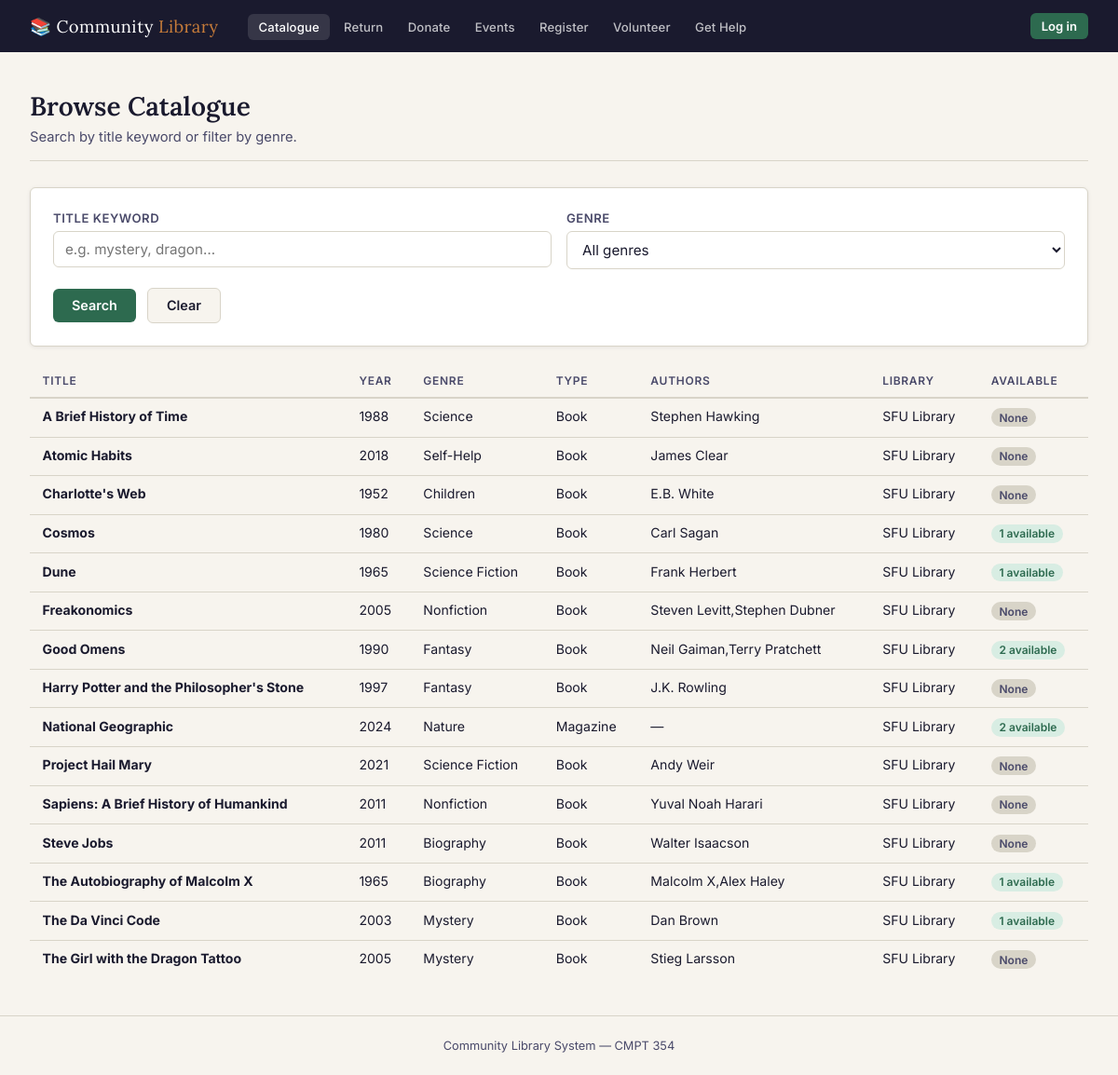
/items, run on the app's committed database.
### tables this page shows
CREATE TABLE Item (
    item_id               INTEGER PRIMARY KEY AUTOINCREMENT,
    title                 TEXT    NOT NULL,
    publication_year      INTEGER CHECK (publication_year BETWEEN 1000 AND 9999),
    genre                 TEXT,
    library_id            INTEGER NOT NULL REFERENCES Library(library_id) ON DELETE RESTRICT,
    type_id               INTEGER NOT NULL REFERENCES Type(type_id) ON DELETE RESTRICT,
    acquisition_status_id INTEGER NOT NULL REFERENCES Acquisition_Status(acquisition_status_id) ON DELETE RESTRICT
);

### library_webapp/app.py (the view)
@app.route("/items")
def items():
    keyword = request.args.get("keyword", "").strip()
    genre   = request.args.get("genre",   "").strip()
    sql = """
        SELECT i.item_id,
               i.title,
               i.publication_year AS year,
               i.genre,
               t.type_name        AS type,
               l.name             AS library,
               GROUP_CONCAT(DISTINCT au.first_name || ' ' || au.last_name) AS authors,
               COUNT(DISTINCT CASE WHEN cs.status_name = 'Available' THEN ic.item_copy_id END) AS copies_available
        FROM   Item i
        JOIN   Type              t  ON t.type_id               = i.type_id
        JOIN   Library           l  ON l.library_id            = i.library_id
        LEFT JOIN Written_By     wb ON wb.item_id              = i.item_id
        LEFT JOIN Author         au ON au.author_id            = wb.author_id
        LEFT JOIN Item_Copy      ic ON ic.item_id              = i.item_id
        LEFT JOIN Copy_Status    cs ON cs.copy_status_id       = ic.copy_status_id
        WHERE  1=1
    """
    params = []
    if keyword:
        sql += " AND i.title LIKE ?"
        params.append(f"%{keyword}%")
    if genre:
        sql += " AND i.genre LIKE ?"
        params.append(f"%{genre}%")
    sql += " GROUP BY i.item_id ORDER BY i.title"
    results = query(sql, params)
    genres  = [r[0] for r in query("SELECT DISTINCT genre FROM Item WHERE genre IS NOT NULL ORDER BY genre")]
    return render_template("items.html", results=results, genres=genres,
                           keyword=keyword, selected_genre=genre)

### library_webapp/app.py (called while the page is built, shortened)
def get_db():
    if "db" not in g:
        g.db = sqlite3.connect(DB_PATH)
        g.db.row_factory = sqlite3.Row
        g.db.execute("PRAGMA foreign_keys = ON;")
    return g.db

def query(sql, params=()):
    return get_db().execute(sql, params).fetchall()

@app.context_processor
def inject_globals():
    try:
        libraries = query("SELECT library_id, name FROM Library ORDER BY name")
        types     = query("SELECT type_id, type_name FROM Type ORDER BY type_name")
    except Exception:
        libraries, types = [], []
    current_member = None
    return dict(libraries=libraries, item_types=types, today=date.today().isoformat(),
                current_member=current_member)

### library_webapp/templates/items.html (shortened to what this page needs)
{% extends "base.html" %}
{% block content %}
<div class="page-header">
  <h1>Browse Catalogue</h1>
  <p>Search by title keyword or filter by genre.{% if current_member %} Click Borrow to check out an available copy.{% endif %}</p>
</div>
<div class="card">
  <form method="get">
    <div class="form-grid">
      <div class="form-group">
        <label for="keyword">Title keyword</label>
        <input type="text" id="keyword" name="keyword" value="{{ keyword }}" placeholder="e.g. mystery, dragon…">
      </div>
      <div class="form-group">
        <label for="genre">Genre</label>
        <select id="genre" name="genre">
          <option value="">All genres</option>
        </select>
      </div>
    </div>
    <div class="form-actions">
      <button type="submit" class="btn btn-primary">Search</button>
      <a href="{{ url_for('items') }}" class="btn btn-secondary">Clear</a>
    </div>
  </form>
</div>
{% if results %}
<div class="table-wrap">
  <table>
    <thead>
      <tr>
        <th>Title</th>
        <th>Year</th>
        <th>Genre</th>
        <th>Type</th>
        <th>Authors</th>
        <th>Library</th>
        <th>Available</th>
      </tr>
    </thead>
    <tbody>
      {% for r in results %}
      <tr>
        <td><strong>{{ r['title'] }}</strong></td>
        <td>{{ r['year'] or '—' }}</td>
        <td>{{ r['genre'] or '—' }}</td>
        <td>{{ r['type'] }}</td>
        <td>{{ r['authors'] or '—' }}</td>
        <td>{{ r['library'] }}</td>
        <td>
          {% if r['copies_available'] and r['copies_available'] > 0 %}
            <span class="badge badge-green">{{ r['copies_available'] }} available</span>
          {% else %}
            <span class="badge badge-grey">None</span>
          {% endif %}
        </td>
      </tr>
      {% endfor %}
    </tbody>
  </table>
</div>
{% elif request.args %}
<div class="empty-state">
  <p>No items matched your search. Try a different keyword or genre.</p>
</div>
{% endif %}
{% endblock %}

### library_webapp/templates/base.html (style rules this page uses)
*, *::before, *::after { box-sizing: border-box; margin: 0; padding: 0; }
:root { --ink: #1a1a2e; --ink-soft: #4a4a6a; --rule: #d8d4c8; --parchment: #f7f4ee; --page: #ffffff; --accent: #2d6a4f; --accent-lt: #d8ede3; --warm: #c77c3a; --warn-bg: #fef3e2; --error-bg: #fdecea; --error: #b33a2e; --radius: 6px; --shadow: 0 1px 4px rgba(26,26,46,.08); }
body { font-family: 'Inter', sans-serif; background: var(--parchment); color: var(--ink); min-height: 100vh; display: flex; flex-direction: column; }
.page-header { margin-bottom: 1.75rem; padding-bottom: 1rem; border-bottom: 1px solid var(--rule); }
.page-header h1 { font-family: 'Lora', serif; font-size: 1.75rem; font-weight: 600; color: var(--ink); }
.page-header p { margin-top: .35rem; color: var(--ink-soft); font-size: .92rem; }
.card { background: var(--page); border: 1px solid var(--rule); border-radius: var(--radius); padding: 1.5rem; box-shadow: var(--shadow); }
.form-grid { display: grid; grid-template-columns: 1fr 1fr; gap: 1rem; }
.form-group { display: flex; flex-direction: column; gap: .4rem; }
label { font-size: .82rem; font-weight: 600; color: var(--ink-soft); letter-spacing: .04em; text-transform: uppercase; }
input[type=text], input[type=number], select, textarea { border: 1px solid var(--rule); border-radius: var(--radius); padding: .55rem .75rem; font-size: .95rem; font-family: inherit; color: var(--ink); background: var(--page); transition: border-color .15s; width: 100%; }
.btn { display: inline-flex; align-items: center; gap: .45rem; padding: .6rem 1.25rem; border-radius: var(--radius); font-size: .9rem; font-weight: 600; cursor: pointer; border: none; text-decoration: none; transition: filter .15s, transform .1s; font-family: inherit; }
.btn-primary { background: var(--accent); color: #fff; }
.btn-secondary { background: var(--parchment); color: var(--ink); border: 1px solid var(--rule); }
.form-actions { margin-top: 1.25rem; display: flex; gap: .75rem; align-items: center; }
.table-wrap { overflow-x: auto; margin-top: 1.25rem; }
table { width: 100%; border-collapse: collapse; font-size: .88rem; }
thead th { text-align: left; padding: .6rem .85rem; font-size: .75rem; font-weight: 600; letter-spacing: .06em; text-transform: uppercase; color: var(--ink-soft); border-bottom: 2px solid var(--rule); background: var(--parchment); }
tbody tr { border-bottom: 1px solid var(--rule); }
tbody tr:last-child { border-bottom: none; }
tbody td { padding: .65rem .85rem; vertical-align: top; }
.badge { display: inline-block; padding: .15rem .55rem; border-radius: 20px; font-size: .75rem; font-weight: 600; }
.badge-green { background: var(--accent-lt); color: var(--accent); }
.badge-grey { background: var(--rule); color: var(--ink-soft); }

### data on the page
Item: title "A Brief History of Time", publication_year "1988", genre "Science", type "Book", r "Stephen Hawking", library "SFU Library", shows "None"
Item: title "Atomic Habits", publication_year "2018", genre "Self-Help", type "Book", r "James Clear", library "SFU Library", shows "None"
Item: title "Charlotte's Web", publication_year "1952", genre "Children", type "Book", r "E.B. White", library "SFU Library", shows "None"
Item: title "Cosmos", publication_year "1980", genre "Science", type "Book", r "Carl Sagan", library "SFU Library", copies_available "1"
Item: title "Dune", publication_year "1965", genre "Science Fiction", type "Book", r "Frank Herbert", library "SFU Library", copies_available "1"
Item: title "Freakonomics", publication_year "2005", genre "Nonfiction", type "Book", r "Steven Levitt,Stephen Dubner", library "SFU Library", shows "None"
Item: title "Good Omens", publication_year "1990", genre "Fantasy", type "Book", r "Neil Gaiman,Terry Pratchett", library "SFU Library", copies_available "2"
Item: title "Harry Potter and the Philosopher's Stone", publication_year "1997", genre "Fantasy", type "Book", r "J.K. Rowling", library "SFU Library", shows "None"
Item: title "National Geographic", publication_year "2024", genre "Nature", type "Magazine", r "—", library "SFU Library", copies_available "2"
Item: title "Project Hail Mary", publication_year "2021", genre "Science Fiction", type "Book", r "Andy Weir", library "SFU Library", shows "None"
Item: title "Sapiens: A Brief History of Humankind", publication_year "2011", genre "Nonfiction", type "Book", r "Yuval Noah Harari", library "SFU Library", shows "None"
Item: title "Steve Jobs", publication_year "2011", genre "Biography", type "Book", r "Walter Isaacson", library "SFU Library", shows "None"
Item: title "The Autobiography of Malcolm X", publication_year "1965", genre "Biography", type "Book", r "Malcolm X,Alex Haley", library "SFU Library", copies_available "1"
Item: title "The Da Vinci Code", publication_year "2003", genre "Mystery", type "Book", r "Dan Brown", library "SFU Library", copies_available "1"
Item: title "The Girl with the Dragon Tattoo", publication_year "2005", genre "Mystery", type "Book", r "Stieg Larsson", library "SFU Library", shows "None"
